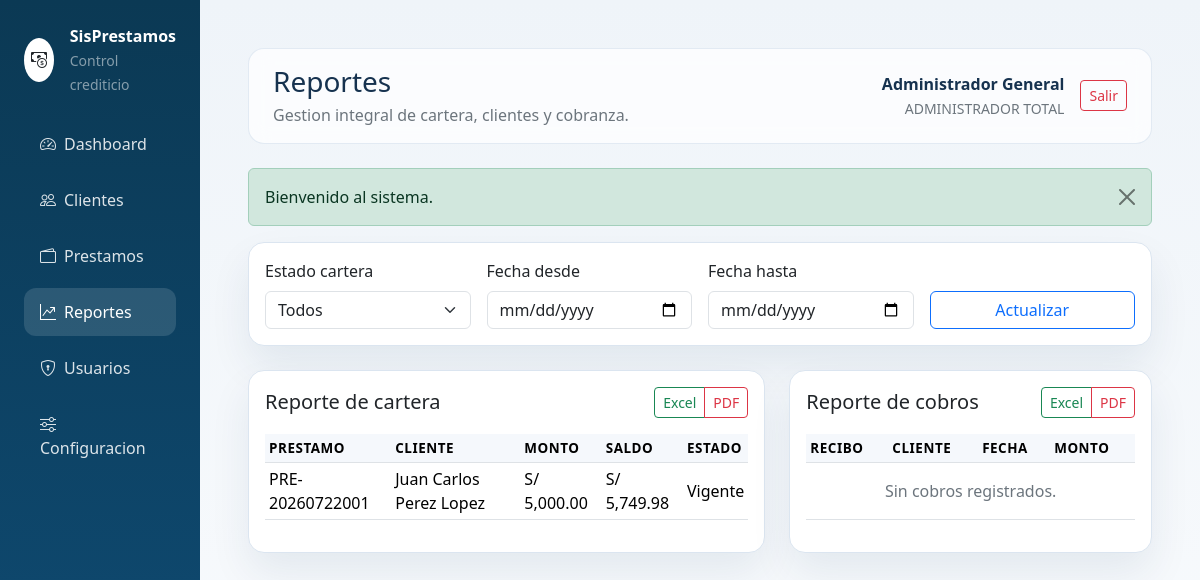
Page /reportes (signed in) on the committed database.
### tables this page shows
CREATE TABLE prestamos (
    id INT UNSIGNED AUTO_INCREMENT PRIMARY KEY,
    cliente_id INT UNSIGNED NOT NULL,
    producto_id INT UNSIGNED NOT NULL,
    usuario_id INT UNSIGNED NOT NULL,
    numero_prestamo VARCHAR(30) NOT NULL UNIQUE,
    monto_principal DECIMAL(12,2) NOT NULL,
    tasa_interes_tipo ENUM('anual','mensual') NOT NULL,
    tasa_interes_valor DECIMAL(8,4) NOT NULL,
    tasa_mora_diaria DECIMAL(8,4) NOT NULL,
    plazo_cuotas SMALLINT UNSIGNED NOT NULL,
    frecuencia_pago ENUM('diario','semanal','quincenal','mensual') NOT NULL,
    fecha_otorgamiento DATE NOT NULL,
    fecha_primer_pago DATE NOT NULL,
    total_interes DECIMAL(12,2) NOT NULL DEFAULT 0,
    total_mora DECIMAL(12,2) NOT NULL DEFAULT 0,
    saldo_pendiente DECIMAL(12,2) NOT NULL,
    estado ENUM('vigente','pagado','vencido','moroso','anulado') NOT NULL DEFAULT 'vigente',
    observaciones TEXT NULL,
    creado_en DATETIME NOT NULL DEFAULT CURRENT_TIMESTAMP,
    CONSTRAINT fk_prestamos_clientes FOREIGN KEY (cliente_id) REFERENCES clientes(id),
    CONSTRAINT fk_prestamos_productos FOREIGN KEY (producto_id) REFERENCES productos_prestamo(id),
    CONSTRAINT fk_prestamos_usuarios FOREIGN KEY (usuario_id) REFERENCES usuarios(id),
    INDEX idx_prestamos_estado (estado),
    INDEX idx_prestamos_fecha (fecha_otorgamiento)
);

CREATE TABLE usuarios (
    id INT UNSIGNED AUTO_INCREMENT PRIMARY KEY,
    rol_id TINYINT UNSIGNED NOT NULL,
    nombre_completo VARCHAR(150) NOT NULL,
    usuario VARCHAR(50) NOT NULL UNIQUE,
    email VARCHAR(120) NOT NULL UNIQUE,
    password_hash VARCHAR(255) NOT NULL,
    telefono VARCHAR(20) NULL,
    estado ENUM('activo','inactivo','bloqueado') NOT NULL DEFAULT 'activo',
    ultimo_acceso DATETIME NULL,
    creado_en DATETIME NOT NULL DEFAULT CURRENT_TIMESTAMP,
    actualizado_en DATETIME NULL DEFAULT NULL,
    CONSTRAINT fk_usuarios_roles FOREIGN KEY (rol_id) REFERENCES roles(id)
);

CREATE TABLE clientes (
    id INT UNSIGNED AUTO_INCREMENT PRIMARY KEY,
    codigo VARCHAR(20) NOT NULL UNIQUE,
    foto VARCHAR(255) NULL,
    nombres VARCHAR(150) NOT NULL,
    dni VARCHAR(20) NOT NULL UNIQUE,
    telefono VARCHAR(20) NOT NULL,
    email VARCHAR(120) NULL,
    direccion VARCHAR(255) NOT NULL,
    nacionalidad VARCHAR(80) NOT NULL,
    tipo_vivienda VARCHAR(50) NOT NULL,
    situacion_laboral VARCHAR(50) NOT NULL,
    estado_civil VARCHAR(30) NOT NULL,
    direccion_trabajo VARCHAR(255) NULL,
    estado TINYINT(1) NOT NULL DEFAULT 1,
    creado_en DATETIME NOT NULL DEFAULT CURRENT_TIMESTAMP,
    eliminado_en DATETIME NULL,
    INDEX idx_clientes_nombres (nombres),
    INDEX idx_clientes_dni (dni)
);

### views/reports.php (the view, shortened to what the rows shown need)
<div class="card card-soft mb-4">
    <div class="card-body">
        <form method="get" class="row g-3 align-items-end">
            <div class="col-md-3">
                <label class="form-label">Estado cartera</label>
                <select name="estado" class="form-select">
                    <option value="">Todos</option>
                </select>
            </div>
            <div class="col-md-3">
                <label class="form-label">Fecha desde</label>
                <input type="date" name="fecha_desde" class="form-control" value="<?= e(input('fecha_desde', '')) ?>">
            </div>
            <div class="col-md-3">
                <label class="form-label">Fecha hasta</label>
                <input type="date" name="fecha_hasta" class="form-control" value="<?= e(input('fecha_hasta', '')) ?>">
            </div>
            <div class="col-md-3">
                <button type="submit" class="btn btn-outline-primary w-100">Actualizar</button>
            </div>
        </form>
    </div>
</div>
<div class="row g-4">
    <div class="col-12 col-xl-7">
        <div class="card card-soft">
            <div class="card-body">
                <div class="d-flex justify-content-between align-items-center mb-3">
                    <h2 class="h5 mb-0">Reporte de cartera</h2>
                    <div class="btn-group btn-group-sm">
                        <a href="<?= e(app_url('reportes/cartera/excel?' . http_build_query($_GET))) ?>" class="btn btn-outline-success">Excel</a>
                        <a href="<?= e(app_url('reportes/cartera/pdf?' . http_build_query($_GET))) ?>" class="btn btn-outline-danger" target="_blank">PDF</a>
                    </div>
                </div>
                <div class="table-responsive">
                    <table class="table table-sm align-middle">
                        <thead>
                            <tr>
                                <th>Prestamo</th>
                                <th>Cliente</th>
                                <th>Monto</th>
                                <th>Saldo</th>
                                <th>Estado</th>
                            </tr>
                        </thead>
                        <tbody>
                            <?php if ($portfolio): ?>
                                <?php foreach ($portfolio as $row): ?>
                                    <tr>
                                        <td><?= e($row['numero_prestamo']) ?></td>
                                        <td><?= e($row['cliente']) ?></td>
                                        <td><?= e(money($row['monto_principal'])) ?></td>
                                        <td><?= e(money($row['saldo_pendiente'])) ?></td>
                                        <td><?= e(ucfirst($row['estado'])) ?></td>
                                    </tr>
                                <?php endforeach; ?>
                            <?php else: ?>
                                <tr><td colspan="5" class="text-center text-secondary py-3">Sin resultados.</td></tr>
                            <?php endif; ?>
                        </tbody>
                    </table>
                </div>
            </div>
        </div>
    </div>
    <div class="col-12 col-xl-5">
        <div class="card card-soft">
            <div class="card-body">
                <div class="d-flex justify-content-between align-items-center mb-3">
                    <h2 class="h5 mb-0">Reporte de cobros</h2>
                    <div class="btn-group btn-group-sm">
                        <a href="<?= e(app_url('reportes/cobros/excel?' . http_build_query($_GET))) ?>" class="btn btn-outline-success">Excel</a>
                        <a href="<?= e(app_url('reportes/cobros/pdf?' . http_build_query($_GET))) ?>" class="btn btn-outline-danger" target="_blank">PDF</a>
                    </div>
                </div>
                <div class="table-responsive" style="max-height: 360px;">
                    <table class="table table-sm align-middle">
                        <thead>
                            <tr>
                                <th>Recibo</th>
                                <th>Cliente</th>
                                <th>Fecha</th>
                                <th>Monto</th>
                            </tr>
                        </thead>
                        <tbody>
                            <?php if ($collections): ?>
                                <?php foreach ($collections as $row): ?>
                                    <tr>
                                        <td><?= e($row['numero_recibo']) ?></td>
                                        <td><?= e($row['cliente']) ?></td>
                                        <td><?= e(format_date($row['fecha_pago'], 'd/m/Y H:i')) ?></td>
                                        <td><?= e(money($row['monto_recibido'])) ?></td>
                                    </tr>
                                <?php endforeach; ?>
                            <?php else: ?>
                                <tr><td colspan="4" class="text-center text-secondary py-3">Sin cobros registrados.</td></tr>
                            <?php endif; ?>
                        </tbody>
                    </table>
                </div>
            </div>
        </div>
    </div>
</div>

### views/layout.php (shortened to what the rows shown need)
<!doctype html>
<html lang="es">
<head>
    <link href="https://cdn.jsdelivr.net/npm/bootstrap@5.3.3/dist/css/bootstrap.min.css" rel="stylesheet">
    <link href="https://cdn.jsdelivr.net/npm/bootstrap-icons@1.11.3/font/bootstrap-icons.min.css" rel="stylesheet">
</head>
<body>
<?php if ($user): ?>
    <div class="container-fluid">
        <div class="row">
            <aside
                class="col-12 col-lg-2 sidebar p-4 mobile-sidebar"
                id="sidebarMenu">
                <div class="d-flex align-items-center gap-3 mb-4">
                    <div
                        class="bg-white text-dark rounded-circle d-inline-flex align-items-center justify-content-center"
                        style="width: 44px; height: 44px;">
                        <i class="bi bi-cash-coin"></i>
                    </div>
                    <div>
                        <div class="text-white fw-semibold">
                            <?= e(config('app.name')) ?>
                        </div>
                        <small class="text-white-50">
                            Control crediticio
                        </small>
                    </div>
                </div>
                <nav class="nav flex-column gap-2">
                    <a
                        class="nav-link <?= is_active_route('/dashboard') ? 'active' : '' ?>"
                        href="<?= e(app_url('dashboard')) ?>">
                        <i class="bi bi-speedometer2 me-2"></i>Dashboard
                    </a>
                    <a
                        class="nav-link <?= is_active_route('/clientes') ? 'active' : '' ?>"
                        href="<?= e(app_url('clientes')) ?>">
                        <i class="bi bi-people me-2"></i>Clientes
                    </a>
                    <a
                        class="nav-link <?= is_active_route('/prestamos') ? 'active' : '' ?>"
                        href="<?= e(app_url('prestamos')) ?>">
                        <i class="bi bi-wallet2 me-2"></i>Prestamos
                    </a>
                    <a
                        class="nav-link <?= is_active_route('/reportes') ? 'active' : '' ?>"
                        href="<?= e(app_url('reportes')) ?>">
                        <i class="bi bi-graph-up-arrow me-2"></i>Reportes
                    </a>
                    <?php if (\App\Auth::hasRole('administrador total')): ?>
                        <a
                            class="nav-link <?= is_active_route('/usuarios') ? 'active' : '' ?>"
                            href="<?= e(app_url('usuarios')) ?>">
                            <i class="bi bi-shield-lock me-2"></i>Usuarios
                        </a>
                        <a
                            class="nav-link <?= is_active_route('/configuracion') ? 'active' : '' ?>"
                            href="<?= e(app_url('configuracion')) ?>">
                            <i class="bi bi-sliders me-2"></i>Configuracion
                        </a>
                    <?php endif; ?>
                </nav>
            </aside>
            <main class="col-12 col-lg-10 p-4 p-lg-5">
                <div class="page-header d-flex flex-column flex-lg-row justify-content-between align-items-lg-center gap-3 px-4 py-3 mb-4">
                    <div>
                        <h1 class="h3 mb-1">
                            <?= e($title ?? '') ?>
                        </h1>
                        <p class="text-secondary mb-0">
                            Gestion integral de cartera, clientes y cobranza.
                        </p>
                    </div>
                    <div class="d-flex align-items-center gap-3">
                        <div class="text-end">
                            <div class="fw-semibold">
                                <?= e($user['nombre_completo'] ?? '') ?>
                            </div>
                            <small class="text-secondary text-uppercase">
                                <?= e($user['role_name'] ?? '') ?>
                            </small>
                        </div>
                        <form
                            method="post"
                            action="<?= e(app_url('logout')) ?>">
                            <button
                                type="submit"
                                class="btn btn-outline-danger btn-sm">
                                Salir
                            </button>
                        </form>
                    </div>
                </div>
                <?php foreach ($flashMessages as $type => $messages): ?>
                    <?php foreach ($messages as $message): ?>
                        <div
                            class="alert alert-<?= e($type) ?> alert-dismissible fade show"
                            role="alert">
                            <?= e($message) ?>
                            <button
                                type="button"
                                class="btn-close"
                                data-bs-dismiss="alert"
                                aria-label="Cerrar">
                            </button>
                        </div>
                    <?php endforeach; ?>
                <?php endforeach; ?>
                <?php require $viewFile; ?>
            </main>
        </div>
    </div>
<?php else: ?>
    <?php require $viewFile; ?>
<?php endif; ?>
</body>
</html>

### rows in the picture
prestamos: usuario.nombre_completo "Administrador General", numero_prestamo "PRE-20260722001", cliente.nombres "Juan Carlos Perez Lopez", monto_principal "S/ 5,000.00", saldo_pendiente "S/ 5,749.98", estado "Vigente"

### other values in the picture
config('app.name') "SisPrestamos"
$title "Reportes"
$user['role_name'] "ADMINISTRADOR TOTAL"
$message "Bienvenido al sistema."
